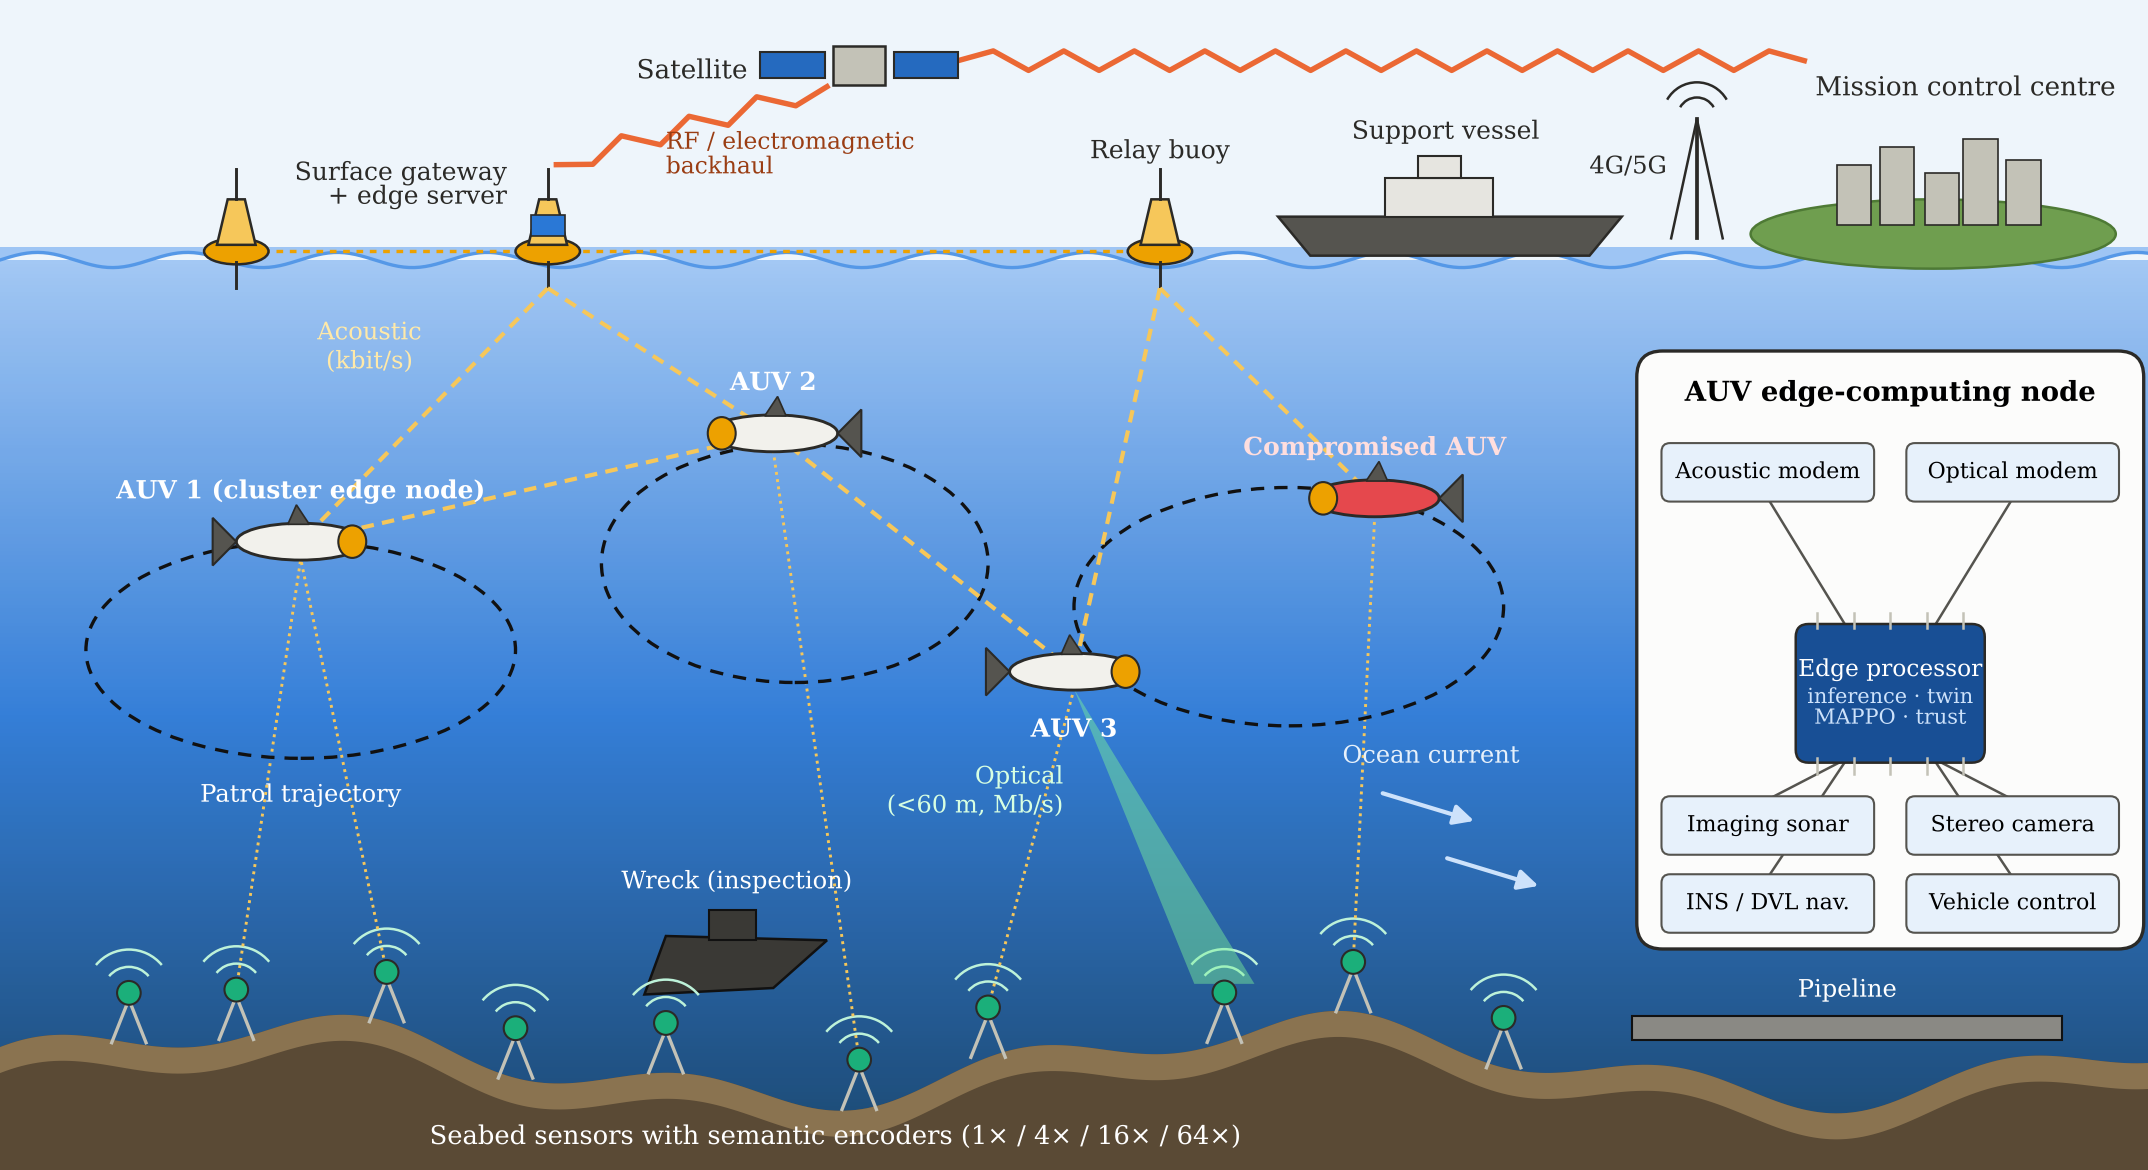

Write Python code to recreate this figure.
import numpy as np
import matplotlib
matplotlib.use("Agg")
import matplotlib.pyplot as plt
from matplotlib.patches import Ellipse, Polygon, Rectangle, FancyBboxPatch, Circle, Arc, Wedge
from matplotlib.colors import LinearSegmentedColormap

plt.rcParams.update({"font.family": "serif"})
fig, ax = plt.subplots(figsize=(7.16, 3.9))
ax.set_xlim(0, 100); ax.set_ylim(0, 54); ax.axis("off")
INK = "#2b2a27"

# ---------------- background: sky, sea gradient, seabed
ax.add_patch(Rectangle((0, 42), 100, 12, fc="#eef5fb", ec="none", zorder=0))
sea = LinearSegmentedColormap.from_list("sea", ["#0f3d66", "#2a78d6", "#9ec5f4"])
grad = np.linspace(0, 1, 256).reshape(-1, 1)
ax.imshow(grad, extent=(0, 100, 0, 42), origin="lower", cmap=sea, aspect="auto", zorder=0, alpha=0.95)
xs = np.linspace(0, 100, 400)
wave = 42 + 0.35 * np.sin(xs * 0.9)
ax.fill_between(xs, wave, 42.6, color="#9ec5f4", zorder=1, lw=0)
ax.plot(xs, wave, color="#5598e7", lw=0.8, zorder=1)
bed = 5 + 1.6 * np.sin(xs * 0.13) + 0.8 * np.sin(xs * 0.41 + 1)
ax.fill_between(xs, 0, bed, color="#5a4a35", zorder=1, lw=0)
ax.fill_between(xs, bed - 1.2, bed, color="#8a7350", zorder=1, lw=0)

# ---------------- space / backhaul
def satellite(x, y):
    ax.add_patch(Rectangle((x - 1.2, y - 0.9), 2.4, 1.8, fc="#c3c2b7", ec=INK, lw=0.6, zorder=5))
    for dx in (-4.6, 1.6):
        ax.add_patch(Rectangle((x + dx, y - 0.6), 3.0, 1.2, fc="#256abf", ec=INK, lw=0.5, zorder=5))
    ax.text(x - 5.2, y - 0.3, "Satellite", ha="right", va="center", fontsize=6.3, color=INK, zorder=6)
satellite(40, 51)

def bolt(x1, y1, x2, y2, col="#eb6834"):
    n_seg = max(6, int(np.hypot(x2 - x1, y2 - y1) / 1.6)) | 1
    t = np.linspace(0, 1, n_seg)
    px = x1 + (x2 - x1) * t; py = y1 + (y2 - y1) * t
    nx, ny = -(y2 - y1), (x2 - x1); n = np.hypot(nx, ny); nx, ny = nx / n, ny / n
    off = np.array([0] + [(-1) ** i for i in range(n_seg - 2)] + [0]) * 0.45
    ax.plot(px + nx * off, py + ny * off, color=col, lw=1.3, zorder=4)

bolt(38.5, 50.0, 25.9, 46.4)
bolt(44.6, 51.2, 84.0, 51.2)
ax.text(31, 46.0, "RF / electromagnetic\nbackhaul", fontsize=5.6, color="#9a3d13", zorder=6, linespacing=0.95)

# control centre on island (right)
isl = Ellipse((90, 43.2), 17, 3.2, fc="#6f9e4f", ec="#4e7a35", lw=0.6, zorder=3)
ax.add_patch(isl)
for i, (bx, bh) in enumerate([(85.5, 2.8), (87.5, 3.6), (89.6, 2.4), (91.4, 4.0), (93.4, 3.0)]):
    ax.add_patch(Rectangle((bx, 43.6), 1.6, bh, fc="#c3c2b7", ec=INK, lw=0.4, zorder=4))
ax.text(91.5, 49.6, "Mission control centre", ha="center", fontsize=6.3, color=INK, zorder=6)
# cellular tower
ax.plot([79, 79], [43, 48.5], color=INK, lw=0.9, zorder=4)
ax.plot([77.8, 79, 80.2], [43, 48.5, 43], color=INK, lw=0.6, zorder=4)
for r in (0.9, 1.6):
    ax.add_patch(Arc((79, 48.6), r * 2, r * 2, theta1=30, theta2=150, color=INK, lw=0.6, zorder=4))
ax.text(77.6, 46.0, "4G/5G", ha="right", fontsize=5.8, color=INK, zorder=6)

# ---------------- surface: buoys, gateway, ship
def buoy(x, label=None, gw=False):
    y = 42.4
    ax.add_patch(Ellipse((x, y), 3.0, 1.2, fc="#eda100", ec=INK, lw=0.6, zorder=6))
    ax.add_patch(Polygon([[x - 0.9, y + 0.3], [x + 0.9, y + 0.3], [x + 0.4, y + 2.4], [x - 0.4, y + 2.4]],
                         fc="#f6c75a", ec=INK, lw=0.6, zorder=6))
    ax.plot([x, x], [y + 2.4, y + 3.8], color=INK, lw=0.7, zorder=6)
    ax.plot([x, x], [y - 0.5, y - 1.7], color=INK, lw=0.7, zorder=6)
    if gw:
        ax.add_patch(Rectangle((x - 0.8, y + 0.7), 1.6, 1.0, fc="#2a78d6", ec=INK, lw=0.4, zorder=7))
    if label:
        ax.text(x, y + 4.3, label, ha="center", fontsize=6.0, color=INK, zorder=7)

buoy(25.5, None, gw=True)
ax.text(23.6, 44.6, "Surface gateway\n+ edge server", ha="right", fontsize=6.0, color=INK, zorder=7, linespacing=0.95)
buoy(11)
buoy(54, "Relay buoy")
ax.plot([11, 25.5, 54], [42.4, 42.4, 42.4], ls=(0, (2, 2)), color="#eda100", lw=0.8, zorder=5)

# support ship
hull = Polygon([[61, 42.2], [74, 42.2], [75.5, 44.0], [59.5, 44.0]], fc="#55544f", ec=INK, lw=0.6, zorder=6)
ax.add_patch(hull)
ax.add_patch(Rectangle((64.5, 44.0), 5, 1.8, fc="#e6e5e0", ec=INK, lw=0.5, zorder=6))
ax.add_patch(Rectangle((66, 45.8), 2, 1.0, fc="#e6e5e0", ec=INK, lw=0.5, zorder=6))
ax.text(67.3, 47.6, "Support vessel", ha="center", fontsize=6.0, color=INK, zorder=7)

# ---------------- AUVs
def auv(x, y, s=1.0, bad=False, flip=False):
    col = "#e5484d" if bad else "#f2f1ec"
    d = -1 if flip else 1
    ax.add_patch(Ellipse((x, y), 6.0 * s, 1.7 * s, fc=col, ec=INK, lw=0.7, zorder=8))
    ax.add_patch(Ellipse((x + d * 2.4 * s, y), 1.3 * s, 1.5 * s, fc="#eda100", ec=INK, lw=0.5, zorder=9))
    ax.add_patch(Polygon([[x - d * 3.0 * s, y], [x - d * 4.1 * s, y + 1.1 * s], [x - d * 4.1 * s, y - 1.1 * s]],
                         fc="#55544f", ec=INK, lw=0.5, zorder=8))
    ax.add_patch(Polygon([[x - d * 0.6 * s, y + 0.8 * s], [x + d * 0.4 * s, y + 0.8 * s], [x - d * 0.2 * s, y + 1.7 * s]],
                         fc="#55544f", ec=INK, lw=0.4, zorder=8))

A = {1: (14, 29), 2: (36, 34), 3: (50, 23), 4: (64, 31)}
# patrol trajectories
for (cx, cy, w, h) in [(14, 24, 20, 10), (37, 28, 18, 11), (60, 26, 20, 11)]:
    ax.add_patch(Ellipse((cx, cy), w, h, fc="none", ec="#111111", ls=(0, (4, 3)), lw=0.8, zorder=7))
ax.text(14, 17.0, "Patrol trajectory", fontsize=5.8, color="#ffffff", ha="center", zorder=9)

auv(*A[1]); auv(*A[2], flip=True); auv(*A[3]); auv(*A[4], bad=True, flip=True)
labels = {1: "AUV 1 (cluster edge node)", 2: "AUV 2", 3: "AUV 3", 4: "Compromised AUV"}
offs = {1: (0, 2.0), 2: (0, 2.0), 3: (0, -3.0), 4: (0, 2.0)}
for k, (x, y) in A.items():
    ax.text(x + offs[k][0], y + offs[k][1], labels[k], ha="center", fontsize=6.0,
            color="#ffdede" if k == 4 else "#ffffff", weight="bold", zorder=10)

# acoustic links (to gateway and between AUVs)
def acoustic(p, q):
    ax.plot([p[0], q[0]], [p[1], q[1]], ls=(0, (3, 2)), color="#f6c75a", lw=1.0, zorder=7)
acoustic((25.5, 40.7), A[1]); acoustic((25.5, 40.7), A[2]); acoustic((54, 40.7), A[3])
acoustic((54, 40.7), A[4]); acoustic(A[1], A[2]); acoustic(A[2], A[3])
ax.text(17.2, 37.0, "Acoustic\n(kbit/s)", fontsize=5.8, color="#ffe9a8", ha="center", zorder=9)

# ---------------- seabed: sensors, wreck/pipeline, rocks
def sensor(x):
    yb = 5 + 1.6 * np.sin(x * 0.13) + 0.8 * np.sin(x * 0.41 + 1)
    ax.plot([x - 0.8, x, x + 0.8], [yb, yb + 2.0, yb], color="#c3c2b7", lw=0.8, zorder=6)
    ax.add_patch(Circle((x, yb + 2.3), 0.55, fc="#1baf7a", ec=INK, lw=0.5, zorder=7))
    for r in (1.2, 2.0):
        ax.add_patch(Arc((x, yb + 2.3), r * 2, r * 2, theta1=40, theta2=140, color="#bdf2d9", lw=0.6, zorder=6))
    return yb + 2.3

sens = [sensor(x) for x in (6, 11, 18, 24, 31, 40, 46, 57, 63, 70)]
ax.text(20, 1.2, "Seabed sensors with semantic encoders (1× / 4× / 16× / 64×)",
        fontsize=6.2, color="#ffffff", zorder=9)

# sensor -> AUV acoustic uplinks (thin)
for sx, sy, a in [(11, sens[1], 1), (18, sens[2], 1), (40, sens[5], 2), (46, sens[6], 3), (63, sens[8], 4)]:
    ax.plot([sx, A[a][0]], [sy, A[a][1] - 0.8], ls=(0, (1, 1.5)), color="#f6c75a", lw=0.7, zorder=6)
# optical short-range link AUV3 -> sensor
ax.fill([50, 55.6, 58.4], [22.2, sens[7] + 0.4, sens[7] + 0.4], color="#7cf29a", alpha=0.45, zorder=6, lw=0)
ax.text(49.5, 16.5, "Optical\n(<60 m, Mb/s)", ha="right", fontsize=5.8, color="#d7ffe2", zorder=9)

# wreck / pipeline inspection target
ax.add_patch(Polygon([[30, 8.1], [36, 8.4], [38.5, 10.6], [31, 10.8]], fc="#3a3935", ec="#111", lw=0.6, zorder=5))
ax.add_patch(Rectangle((33, 10.6), 2.2, 1.4, fc="#3a3935", ec="#111", lw=0.5, zorder=5))
ax.add_patch(Rectangle((76, 6.0), 20, 1.1, fc="#8a8984", ec="#111", lw=0.5, zorder=5))
ax.text(34.3, 13.0, "Wreck (inspection)", fontsize=5.8, color="#ffffff", ha="center", zorder=9)
ax.text(86, 8.0, "Pipeline", fontsize=5.8, color="#ffffff", ha="center", zorder=9)

# ocean current arrows
for (x, y) in [(64, 17.5), (67, 14.5)]:
    ax.annotate("", (x + 5, y - 1.5), (x, y), arrowprops=dict(arrowstyle="-|>", color="#cde2fb", lw=1.0), zorder=7)
ax.text(62.5, 18.8, "Ocean current", fontsize=5.8, color="#e7f1fb", zorder=9)

# ---------------- inset: AUV edge node
bx, by, bw, bh = 76.5, 10.5, 23, 27
ax.add_patch(FancyBboxPatch((bx, by), bw, bh, boxstyle="round,pad=0.3,rounding_size=1.2",
                            fc="#fcfcfb", ec=INK, lw=0.8, zorder=11))
ax.text(bx + bw / 2, by + bh - 2.0, "AUV edge-computing node", ha="center", fontsize=6.6, weight="bold", zorder=12)
# processing chip
cx, cy = bx + bw / 2, by + 11.5
ax.add_patch(FancyBboxPatch((cx - 4.2, cy - 3.0), 8.4, 6.0, boxstyle="round,pad=0.2,rounding_size=0.6",
                            fc="#184f95", ec=INK, lw=0.6, zorder=12))
for i in range(5):
    for side in (-1, 1):
        ax.plot([cx - 3.4 + i * 1.7] * 2, [cy + side * 3.0, cy + side * 3.7], color="#c3c2b7", lw=0.6, zorder=12)
ax.text(cx, cy + 0.8, "Edge processor", ha="center", fontsize=5.6, color="white", zorder=13)
ax.text(cx, cy - 1.4, "inference · twin\nMAPPO · trust", ha="center", fontsize=5.0, color="#cde2fb",
        zorder=13, linespacing=1.0)
mods = [("Acoustic modem", bx + 1.0, by + 20.5), ("Optical modem", bx + 12.4, by + 20.5),
        ("Imaging sonar", bx + 1.0, by + 4.2), ("Stereo camera", bx + 12.4, by + 4.2),
        ("INS / DVL nav.", bx + 1.0, by + 0.6), ("Vehicle control", bx + 12.4, by + 0.6)]
for name, x, y in mods:
    ax.add_patch(FancyBboxPatch((x, y), 9.6, 2.4, boxstyle="round,pad=0.15,rounding_size=0.4",
                                fc="#e7f1fb", ec="#55544f", lw=0.5, zorder=12))
    ax.text(x + 4.8, y + 1.2, name, ha="center", va="center", fontsize=5.3, zorder=13)
    ty = y + 2.4 if y < cy else y
    tx = x + 4.8
    ax.plot([tx, cx + (tx - cx) * 0.35], [ty, cy + (3.0 if y > cy else -3.0)], color="#55544f", lw=0.6, zorder=11.5)
fig.subplots_adjust(0, 0, 1, 1)
fig.savefig("fig_scenario.png", dpi=300)
print("ok")
